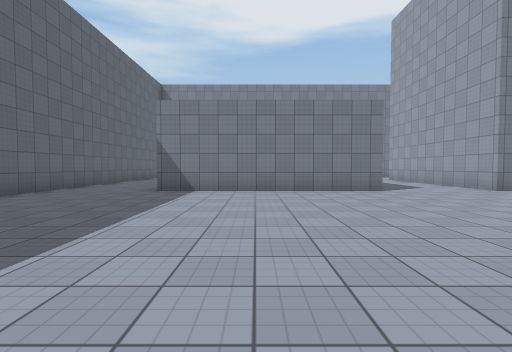
view 1 (above)

23 first-person views from a walk through a Unity game level. The camera is 1.3 m above the floor, tilts 2° down and sees 85° across. The floor is counted in squares, 2 m on a side. Each view is taken from the middle of a square. On the plan, view 1 faces up. The plan holds only what a view shows up to about 9 squares ahead; the rest is blank. The place goes on beyond the plan. The player is left out. Surface patterns are stand-ins for the level's own textures.

view 2
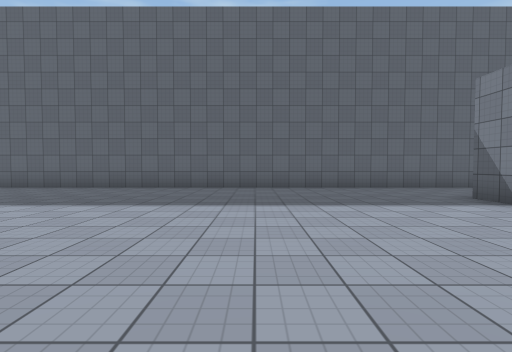

view 3
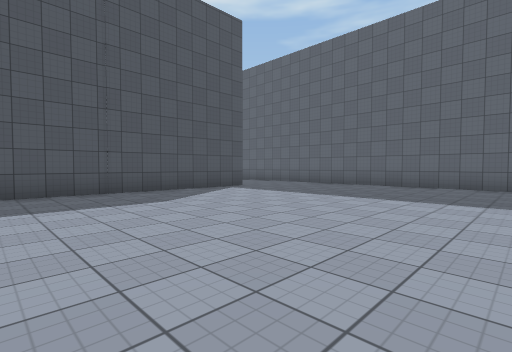

view 4
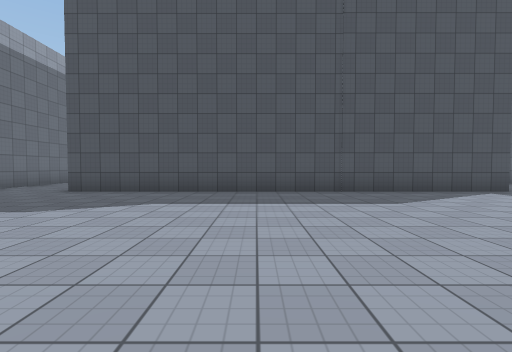

view 5
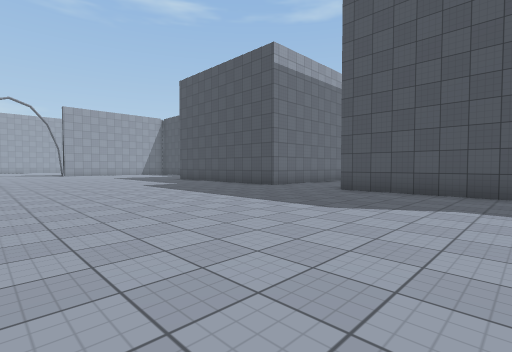

view 6
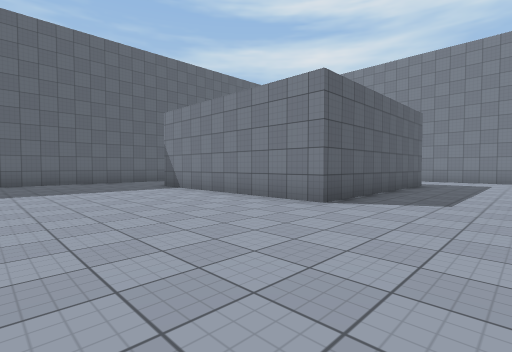

view 7
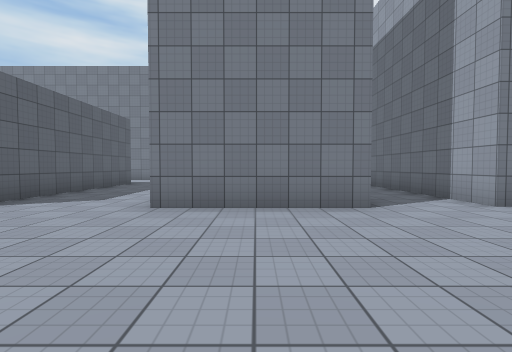

view 8
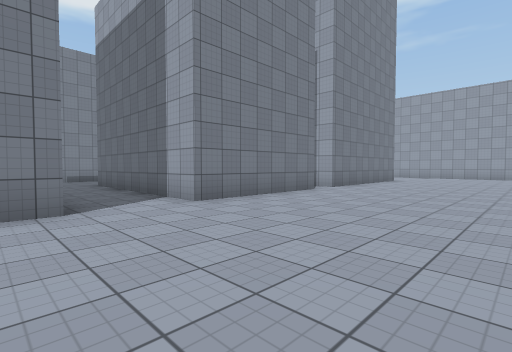

view 9
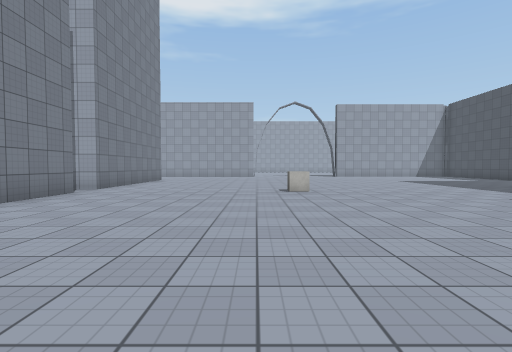

view 10
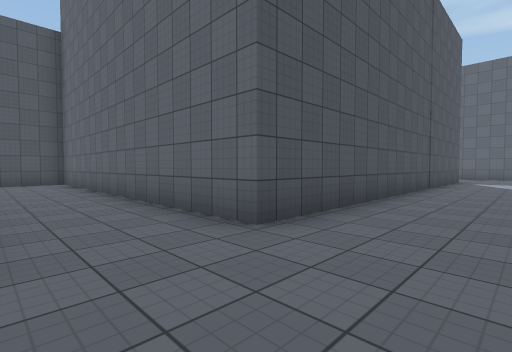

view 11
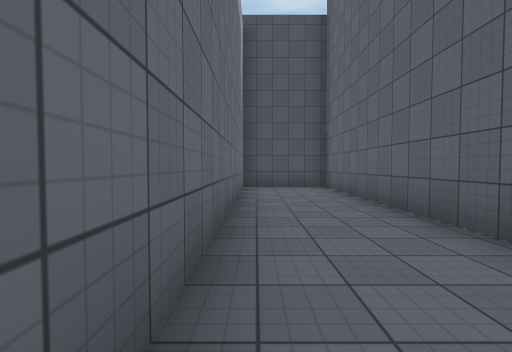

view 12
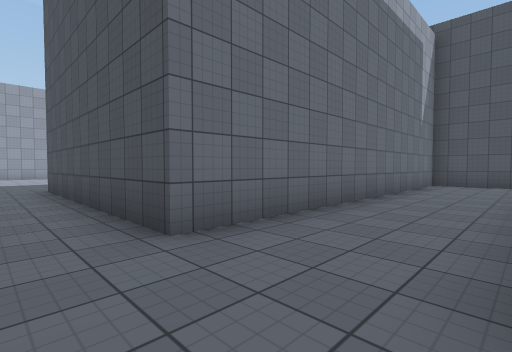

view 13
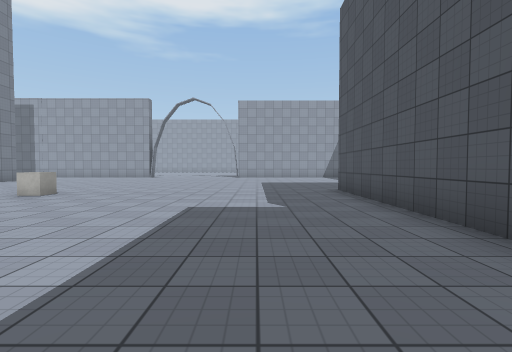

view 14
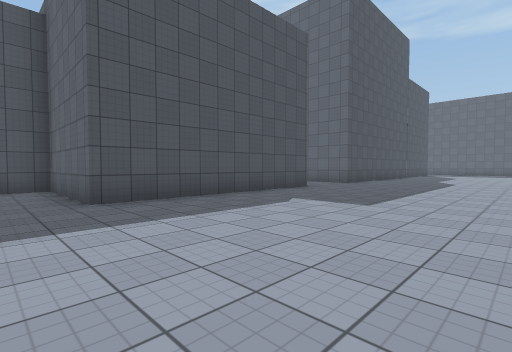

view 15
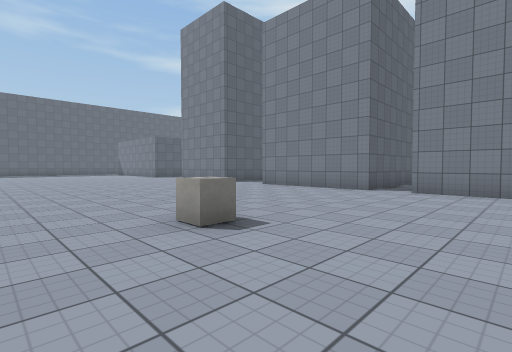

view 16
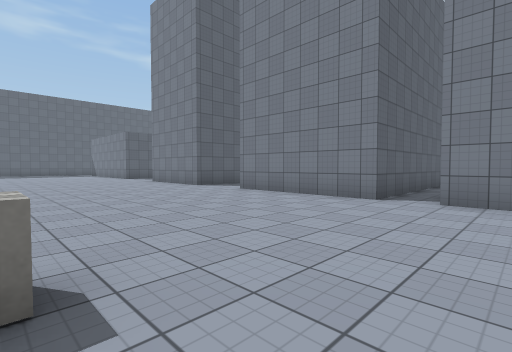

view 17
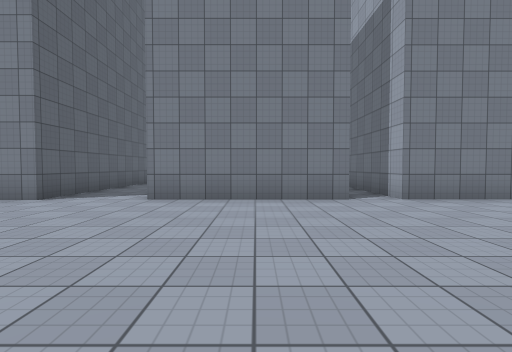

view 18
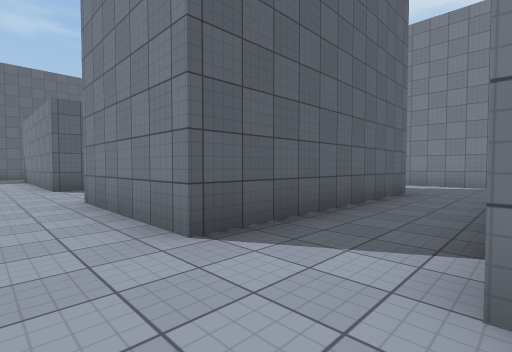

view 19
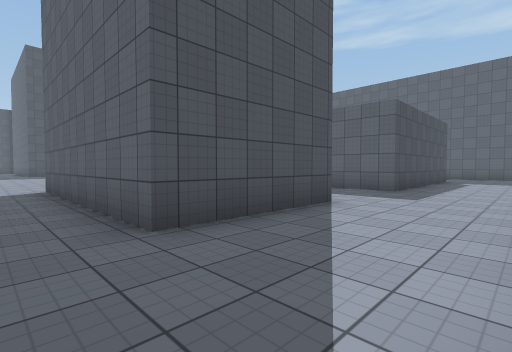

view 20
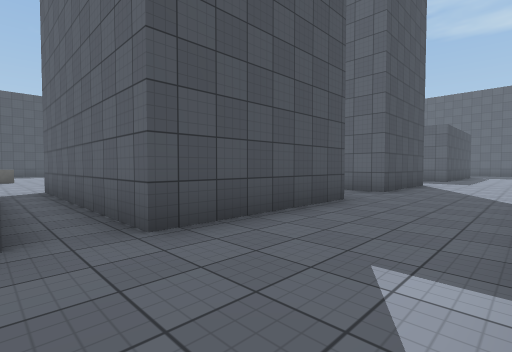

view 21
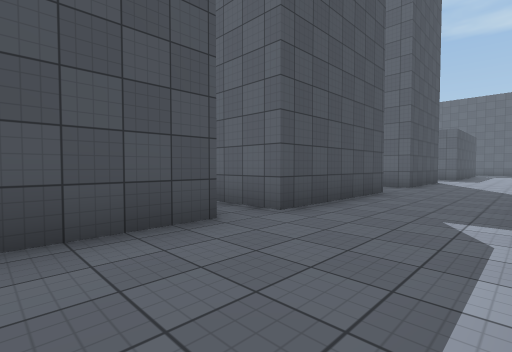

view 22
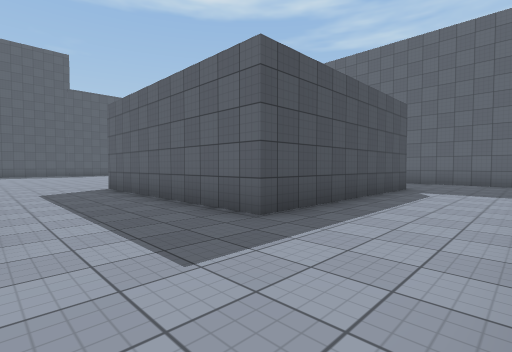

view 23
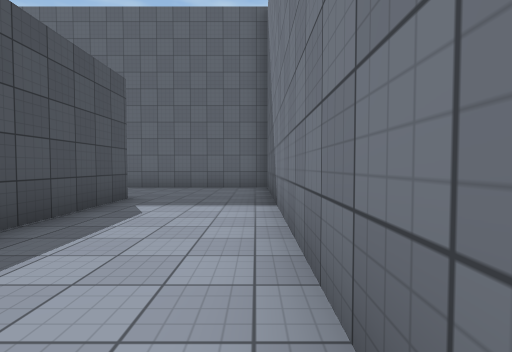

### Floor plan
Points are (right, up) in squares from view 1. A wall is a line through its corners. A room is listed if a view was taken in it or the views show most of it. See-through windows are left out.
Room 1 (views 1, 2, 3, 4, 5, 6, 7, 8, 9, 10, 11, 12, 13, 14, 15, 16, 17, 18, 19, 20, 21, 22, 23)
walls: (6.2, 13.3) (9.8, 13.3) (9.8, 7.5) (6.4, 7.5) (6.4, 9.1); (-2.5, -5.2) (8.8, -5.2) (8.8, -14.7) (11.4, -14.7) (11.4, -5.2) (17.7, -5.2) (17.7, -8.7) (18.6, -8.7); (11.8, 13.3) (15.8, 13.3) (15.8, 7.5) (11.9, 7.5) (11.9, 12.9); (-5.5, 9.8) (-5.5, -4.9); (-2.6, 13.3) (3.3, 13.3) (3.3, 7.5) (-2.6, 7.5); (2.8, 16.4) (-5.1, 16.4); (19.1, 7.5) (16.9, 7.5) (16.9, 10.8); (11.1, 16.4) (9.6, 16.4); (16.9, 13.3) (19, 13.3); (-5.5, 16.4) (-5.5, 12)
objects: box (16, 2)

Positions as (right, up) in squares from view 1, and headings:
1: (0, 0), facing up
2: (3, 3), facing left
3: (4, 2), facing down-left
4: (4, 2), facing down
5: (5, 2), facing down-right
6: (6, 3), facing up-left
7: (8, 3), facing up
8: (9, 3), facing up-right
9: (9, 3), facing right
10: (11, -3), facing down-left
11: (11, -6), facing down
12: (9, -4), facing down-right
13: (10, -3), facing right
14: (19, 0), facing down-left
15: (19, 0), facing up-left
16: (18, 2), facing up-left
17: (14, 2), facing up
18: (12, 6), facing up-left
19: (11, 16), facing down-left
20: (17, 16), facing down-left
21: (19, 16), facing down-left
22: (6, 16), facing down-left
23: (3, 16), facing left
